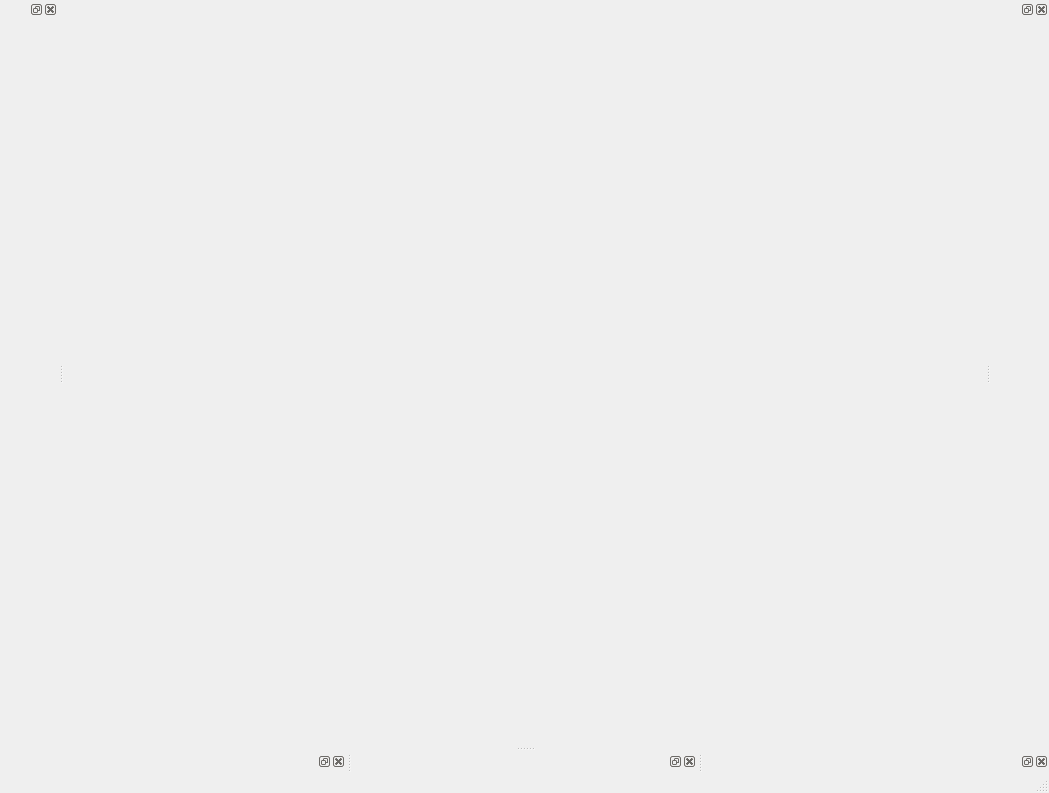
<?xml version="1.0" encoding="UTF-8"?>
<ui version="4.0">
 <class>CMyImageEditorUI</class>
 <widget class="QMainWindow" name="CMyImageEditorUI">
  <property name="geometry">
   <rect>
    <x>0</x>
    <y>0</y>
    <width>1049</width>
    <height>793</height>
   </rect>
  </property>
  <property name="windowTitle">
   <string>My Image Editor</string>
  </property>
  <widget class="QWidget" name="centralwidget"/>
  <widget class="QMenuBar" name="menubar">
   <property name="geometry">
    <rect>
     <x>0</x>
     <y>0</y>
     <width>1049</width>
     <height>26</height>
    </rect>
   </property>
  </widget>
  <widget class="QStatusBar" name="statusbar"/>
  <widget class="CHistogramViewWrpr" name="m_histogramView">
   <property name="floating">
    <bool>false</bool>
   </property>
   <attribute name="dockWidgetArea">
    <number>8</number>
   </attribute>
   <widget class="QWidget" name="dockWidgetContents_2"/>
  </widget>
  <widget class="CDirectCamViewWrpr" name="m_directCamView">
   <property name="allowedAreas">
    <set>Qt::AllDockWidgetAreas</set>
   </property>
   <attribute name="dockWidgetArea">
    <number>1</number>
   </attribute>
   <widget class="QWidget" name="dockWidgetContents"/>
  </widget>
  <widget class="CLoggingViewWrpr" name="m_loggingView">
   <attribute name="dockWidgetArea">
    <number>8</number>
   </attribute>
   <widget class="QWidget" name="dockWidgetContents_3"/>
  </widget>
  <widget class="CImageEditorViewWrpr" name="m_imageEditorView">
   <attribute name="dockWidgetArea">
    <number>2</number>
   </attribute>
   <widget class="QWidget" name="dockWidgetContents_4"/>
  </widget>
  <widget class="CImageProcessingToolsViewWrpr" name="m_imageProcessingToolsView">
   <attribute name="dockWidgetArea">
    <number>8</number>
   </attribute>
   <widget class="QWidget" name="dockWidgetContents_5"/>
  </widget>
 </widget>
 <customwidgets>
  <customwidget>
   <class>CDirectCamViewWrpr</class>
   <extends>QDockWidget</extends>
   <header>..\include\dockwidgets\directcamview_wrpr.hpp</header>
   <container>1</container>
  </customwidget>
  <customwidget>
   <class>CHistogramViewWrpr</class>
   <extends>QDockWidget</extends>
   <header>..\include\dockwidgets\histogramview_wrpr.hpp</header>
   <container>1</container>
  </customwidget>
  <customwidget>
   <class>CLoggingViewWrpr</class>
   <extends>QDockWidget</extends>
   <header>..\include\dockwidgets\loggingview_wrpr.hpp</header>
   <container>1</container>
  </customwidget>
  <customwidget>
   <class>CImageEditorViewWrpr</class>
   <extends>QDockWidget</extends>
   <header>..\include\dockwidgets\imageeditorview_wrpr.hpp</header>
   <container>1</container>
  </customwidget>
  <customwidget>
   <class>CImageProcessingToolsViewWrpr</class>
   <extends>QDockWidget</extends>
   <header>..\include\dockwidgets\imageprocessingtoolsview_wrpr.hpp</header>
   <container>1</container>
  </customwidget>
 </customwidgets>
 <resources/>
 <connections/>
</ui>
